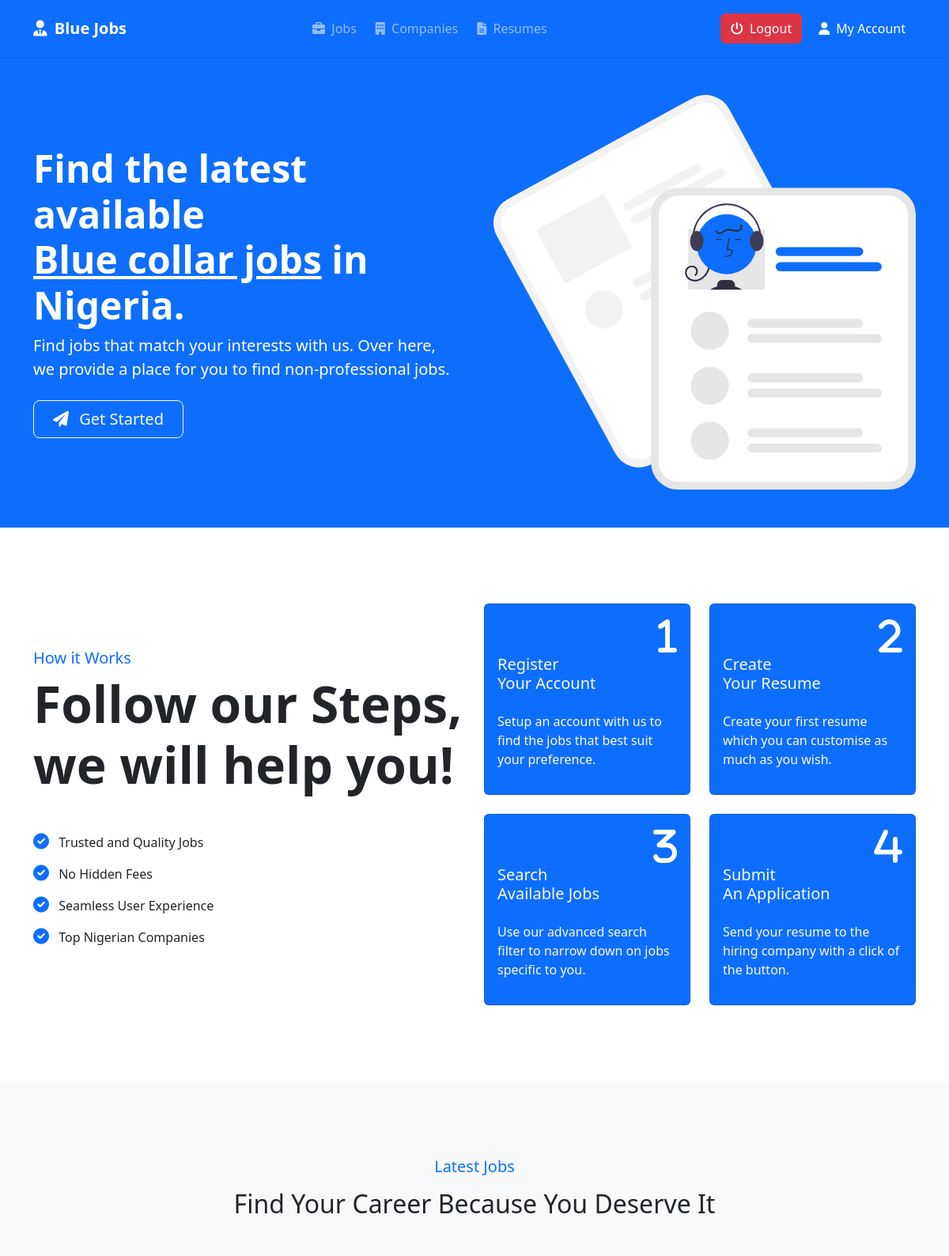
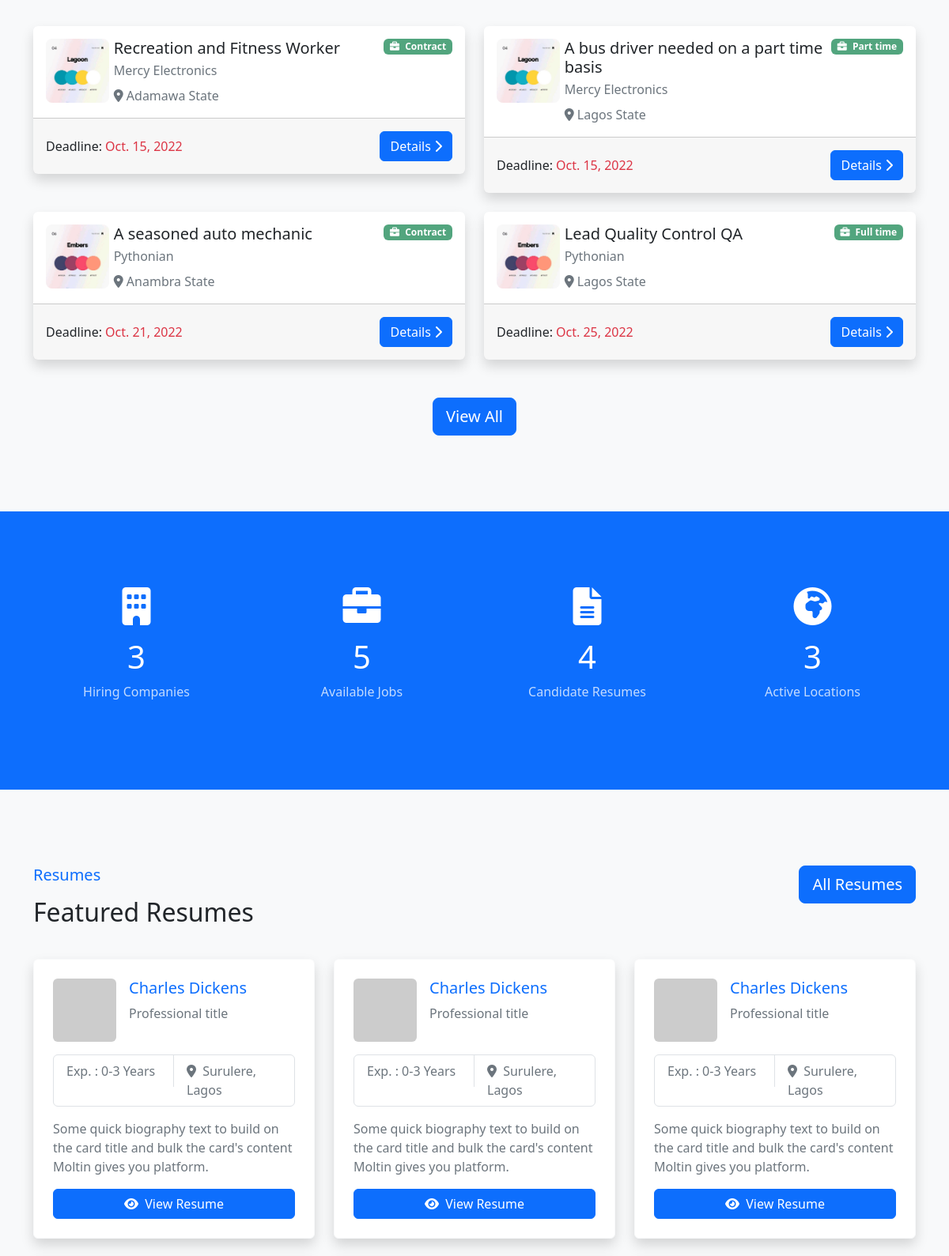
Page / (signed in, upper part) on the committed database (2 pictures, top to bottom).
### jobs/models.py (models this page shows, shortened)
class Job(models.Model):
    class JobStatus(models.TextChoices):
        ACTIVE = 'A', _('Active')
        INACTIVE = 'I', _('Inactive')
    class SalarySchedule(models.TextChoices):
        HOURLY = 'H', _('Hourly')
        DAILY = 'D', _('Daily')
        WEEKLY = 'W', _('Weekly')
        MONTHLY = 'M', _('Monthly')
        YEARLY = 'Y', _('Yearly')
    class GenderStatus(models.TextChoices):
        MALE = 'M', _('Male')
        FEMALE = 'F', _('Female')
    title = models.CharField(verbose_name=_('Title'), max_length=255)
    slug = models.SlugField(verbose_name=_('Slug'), max_length=255, unique=True)
    description = models.TextField(_('Description')) # use RichTextEditor
    salary_mode = models.CharField(
        _('Salary Mode'), max_length=1, choices=SalarySchedule.choices)
    base_salary_amount = models.PositiveIntegerField()
    maximum_salary_amount = models.PositiveIntegerField(blank=True, null=True)
    experience = models.PositiveIntegerField(_('Years of experience'),
                                             blank=True, null=True)
    vacancy = models.PositiveIntegerField(blank=True, null=True)
    application_deadline = models.DateField()
    qualification_title = models.CharField(_('Qualification title'), max_length=50, blank=True)
    gender = models.CharField(max_length=1, choices=GenderStatus.choices, blank=True)
    status = models.CharField(
        max_length=1, choices=JobStatus.choices, default=JobStatus.ACTIVE)
    category = models.ForeignKey(Category, verbose_name=_('Category'), null=True,
                                 related_name='jobs', on_delete=models.SET_NULL)
    jobtype = models.ForeignKey(JobType, verbose_name=_('Job Type'), null=True,
                                on_delete=models.SET_NULL)
    company = models.ForeignKey(Company, verbose_name=_('Company'),
                                related_name='jobs', on_delete=models.CASCADE)
    address = models.CharField(max_length=255, blank=True)
    state = models.ForeignKey(State, verbose_name=_('State'), null=True,
                              on_delete=models.SET_NULL)
    impressions = models.PositiveIntegerField(default=0)
    sponsored = models.BooleanField(_('Sponsored'), default=False)
    created = models.DateTimeField(auto_now_add=True)
    updated = models.DateTimeField(auto_now=True)
    objects = models.Manager()
    active = ActiveJobManager()
    class Meta:
        verbose_name = _('Job')
        verbose_name_plural = _('Jobs')
        ordering = ['application_deadline', '-created']
    def get_absolute_url(self):
        return reverse('jobs:detail', kwargs={'slug': self.slug})

class JobType(models.Model):
    name = models.CharField(_('Name'), unique=True, max_length=15)
    slug = models.SlugField(_('Slug'), unique=True, max_length=15)
    class Meta:
        verbose_name = _('Job Type')
        verbose_name_plural = _('Job Types')
        ordering = ['name']
    def __str__(self):
        return self.name

class State(models.Model):
    name = models.CharField(_('Name'), unique=True, max_length=25)
    slug = models.SlugField(_('Slug'), unique=True, max_length=25)
    class Meta:
        verbose_name = _('State')
        verbose_name_plural = _('States')
        ordering = ['name']
    def __str__(self):
        return self.name

### account/models.py (models this page shows, shortened)
class Company(models.Model):
    user = models.OneToOneField(User, on_delete=models.CASCADE)
    name = models.CharField('Company name', max_length=100, unique=True)
    slug = models.SlugField(max_length=100, unique=True, null=True)
    about = models.TextField(max_length=5000)
    logo = models.ImageField(upload_to='logos', blank=True) # crop logo to 80x80
    contact_person = models.CharField(max_length=255)
    position_in_company = models.CharField(max_length=50)
    established = models.DateField(blank=True, null=True)
    website = models.URLField(blank=True, null=True)
    address = models.CharField(max_length=50, blank=True)
    staff_strength = models.CharField('Number of employees', max_length=50, blank=True)
    phone_number = models.CharField(max_length=13, blank=True)
    created = models.DateTimeField(_('Created'), auto_now_add=True)
    updated = models.DateTimeField(_('Updated'), auto_now=True)
    class Meta:
        ordering = ['-created']
        verbose_name_plural = 'Companies'
    def get_absolute_url(self):
        return reverse('company_detail', kwargs={'slug': self.slug})

### django_jobs/views.py (the view)
# urls.py: path('', home, name='home'),
def home(request):
    jobs = Job.active.all()[:4]
    companies = Company.objects.all()[:6]
    template = 'home.html'
    context = {
        'jobs': jobs,
        'jobs_count': Job.active.all().count(),
        'companies': companies,
        'companies_count': Company.objects.all().count(),
        'states_count': State.objects.all().count(),
    }
    return render(request, template, context)

### jobs/managers.py (called while the page is built)
    def get_queryset(self):
        return super().get_queryset().filter(status=self.model.JobStatus.ACTIVE)

### templates/home.html (shortened to what this page needs)
{% extends "base.html" %}
{% load static i18n %}
{% block content %}
<header class="bg-primary py-lg-5">
    <div class="container">
        <div class="row gx-5 align-items-center">
            <div class="col-lg-6">
                <div class="my-5">
                    <h1 class="display-5 fw-bolder text-white mb-2">{% trans 'Find the latest available' %}<br><u>Blue collar jobs</u> {% trans 'in Nigeria.' %}</h1>
                    <p class="lead fw-normal text-white mb-4">{% trans 'Find jobs that match your interests with us. Over here, we provide a place for you to find non-professional jobs.' %}</p>
                    <a class="btn btn-outline-light btn-lg px-4" href="{% if request.user.is_authenticated %}{% url 'jobs:list' %}{% else %}{% url 'signup_choice' %}{% endif %}"><i class="fa-solid fa-paper-plane me-2"></i> {% trans 'Get Started' %}</a>
                </div>
            </div>
            <div class="col-lg-6 d-none d-lg-block">
                <img src="{% static 'img/resume.svg' %}" class="d-block img-fluid" alt="illustration">
            </div>
        </div>
    </div>
</header>
<section class="bg-white py-lg-5">
    <div class="container my-5">
        <div class="row align-items-center">
            <div class="col-lg-6 mb-4 mb-lg-0">
                <h5 class="text-primary">{% trans 'How it Works' %}</h5>
                <h1 class="mb-5 display-3 fw-bold">{% trans 'Follow our Steps' %},<br> {% trans 'we will help you' %}!</h1>
                <ul class="list-unstyled">
                    <li class="mb-3"><i class="fa-solid fa-circle-check text-primary fs-5 me-2"></i> {% trans 'Trusted and Quality Jobs' %}</li>
                    <li class="mb-3"><i class="fa-solid fa-circle-check text-primary fs-5 me-2"></i> {% trans 'No Hidden Fees' %}</li>
                    <li class="mb-3"><i class="fa-solid fa-circle-check text-primary fs-5 me-2"></i> {% trans 'Seamless User Experience' %}</li>
                    <li class="mb-3"><i class="fa-solid fa-circle-check text-primary fs-5 me-2"></i> {% trans 'Top Nigerian Companies' %}</li>
                </ul>
            </div>
            <div class="col-lg-6">
                <div class="row g-4">
                    <div class="col-sm-6">
                        <div class="card bg-primary text-light">
                            <div class="card-body">
                                <div class="d-flex justify-content-between mb-3">
                                    <h5 class="mt-5">{% trans 'Register' %} <br>{% trans 'Your Account' %}</h5>
                                    <i class="fa-solid fa-1 fa-3x text-white"></i>
                                </div>
                                <p class="card-text mb-3">{% trans 'Setup an account with us to find the jobs that best suit your preference.' %}</p>
                            </div>
                        </div>
                    </div>
                    <div class="col-sm-6">
                        <div class="card bg-primary text-light">
                            <div class="card-body">
                                <div class="d-flex justify-content-between mb-3">
                                    <h5 class="mt-5">{% trans 'Create' %} <br>{% trans 'Your Resume' %}</h5>
                                    <i class="fa-solid fa-2 fa-3x text-white"></i>
                                </div>
                                <p class="card-text mb-3">{% trans 'Create your first resume which you can customise as much as you wish.' %}</p>
                            </div>
                        </div>
                    </div>
                    <div class="col-sm-6">
                        <div class="card bg-primary text-light">
                            <div class="card-body">
                                <div class="d-flex justify-content-between mb-3">
                                    <h5 class="mt-5">{% trans 'Search' %} <br>{% trans 'Available Jobs' %}</h5>
                                    <i class="fa-solid fa-3 fa-3x text-white"></i>
                                </div>
                                <p class="card-text mb-3">{% trans 'Use our advanced search filter to narrow down on jobs specific to you.' %}</p>
                            </div>
                        </div>
                    </div>
                    <div class="col-sm-6">
                        <div class="card bg-primary text-light">
                            <div class="card-body">
                                <div class="d-flex justify-content-between mb-3">
                                    <h5 class="mt-5">{% trans 'Submit' %} <br>{% trans 'An Application' %}</h5>
                                    <i class="fa-solid fa-4 fa-3x text-white"></i>
                                </div>
                                <p class="card-text mb-3">{% trans 'Send your resume to the hiring company with a click of the button.' %}</p>
                            </div>
                        </div>
                    </div>
                </div>
            </div>
        </div>
    </div>
</section>
<section class="bg-light py-lg-5">
    <div class="container my-5">
        <div class="row g-4">
            <div class="text-center mb-lg-5">
                <h5 class="text-primary mb-3">{% trans 'Latest Jobs' %}</h5>
                <h2>{% trans 'Find Your Career Because You Deserve It' %}</h2>
            </div>
            {% for job in jobs %}
            <div class="col-lg-6">{% include 'partials/_job_grid.html' %}</div>
            {% empty %}
            <div class="d-flex justify-content-center mt-5">
                <img src="{% static 'img/empty.svg' %}" class="img-fluid w-25" alt="emptyjobs">
            </div>
            {% endfor %}
        </div>
        {% if jobs_count > 4 %}
        <div class="d-flex justify-content-center mt-5">
            <a href="{% url 'jobs:list' %}" class="btn btn-primary btn-lg">{% trans 'View All' %}</a>
        </div>
        {% endif %}
    </div>
</section>
<section class="bg-primary py-lg-5">
    <div class="container my-5">
        <div class="row g-4">
            <div class="col-lg-3 col-sm-6 text-center text-white">
                <i class="fa-solid fa-building fa-3x mb-3"></i>
                <h1>{{ companies_count }}</h1>
                <p class="opacity-75">{% trans 'Hiring Companies' %}</p>
            </div>
            <div class="col-lg-3 col-sm-6 text-center text-white">
                <i class="fa-solid fa-briefcase fa-3x mb-3"></i>
                <h1>{{ jobs_count }}</h1>
                <p class="opacity-75">{% trans 'Available Jobs' %}</p>
            </div>
            <div class="col-lg-3 col-sm-6 text-center text-white">
                <i class="fa-solid fa-file-lines fa-3x mb-3"></i>
                <h1>{{ resumes.count }}4</h1>
                <p class="opacity-75">{% trans 'Candidate Resumes' %}</p>
            </div>
            <div class="col-lg-3 col-sm-6 text-center text-white">
                <i class="fa-solid fa-earth-africa fa-3x mb-3"></i>
                <h1>{{ states_count }}</h1>
                <p class="opacity-75">{% trans 'Active Locations' %}</p>
            </div>
        </div>
    </div>
</section>
<section class="bg-light py-lg-5">
    <div class="container my-5">
        <div class="row g-4">
            <div class="mb-lg-2">
                <a href="{# 'resumes' %}" class="float-end btn btn-primary btn-lg">{% trans 'All Resumes' %}</a>
                <h5 class="text-primary mb-3">{% trans 'Resumes' %}</h5>
                <h2>{% trans 'Featured Resumes' %}</h2>
            </div>
            <div class="col-lg-4 col-md-6">{% include 'partials/_resume_grid.html' %}</div>
            <div class="col-lg-4 col-md-6">{% include 'partials/_resume_grid.html' %}</div>
            <div class="col-lg-4 col-md-6">{% include 'partials/_resume_grid.html' %}</div>
        </div>
    </div>
</section>
{% endblock %}

### templates/partials/_job_grid.html
<div class="card shadow border-0">
    <div class="card-body">
        <div class="row g-0">
            <div class="col-lg-2 d-none d-lg-block">
                {% if job.company.logo %}<img src="{{ job.company.logo.url }}" width="80px" height="80px" alt="{{ job.company.name }}" class="img-fluid rounded-3">{% endif %}
            </div>
            <div class="col-lg-10">
                <div class="mt-3 mt-lg-0">
                    <span class="badge bg-success opacity-75 float-end"><i class="fa-solid fa-briefcase me-1"></i> {{ job.jobtype }}</span>
                    <h5 class="mb-1">{{ job.title }}</h5>
                    <p class="text-muted mb-0">{{ job.company.name }}</p>
                    <div class="mt-2 text-muted">
                        <i class="fas fa-location-dot"></i> {{ job.state }} State
                    </div>
                </div>
            </div>
        </div>
    </div>
    <div class="p-3 card-footer">
        <div class="d-flex justify-content-between">
            <div class="d-flex align-items-center">
                Deadline: <span class="text-danger ms-1">{% if job.application_deadline %}{{ job.application_deadline }}{% else %}&infin;{% endif %}</span>
            </div>
            <div>
                <a href="{{ job.get_absolute_url }}" class="btn btn-primary">Details <i class="fas fa-chevron-right"></i></a>
            </div>
        </div>
    </div>
</div>

### rows in the picture
Job: company.logo (picture), jobtype "Contract", title "Recreation and Fitness Worker", company.name "Mercy Electronics", state "Adamawa", application_deadline "Oct. 15, 2022"
Job: company.logo (picture), jobtype "Part time", title "A bus driver needed on a part time basis", company.name "Mercy Electronics", state "Lagos", application_deadline "Oct. 15, 2022"
Job: company.logo (picture), jobtype "Contract", title "A seasoned auto mechanic", company.name "Pythonian", state "Anambra", application_deadline "Oct. 21, 2022"
Job: company.logo (picture), jobtype "Full time", title "Lead Quality Control QA", company.name "Pythonian", state "Lagos", application_deadline "Oct. 25, 2022"

### other values in the picture
{{ companies_count }} "3"
{{ jobs_count }} "5"
{{ states_count }} "3"
